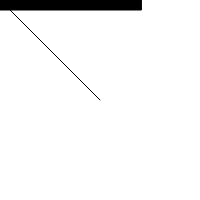
Frame 1 (no input)
Frame 60 (no input): identical to frame 1, image omitted
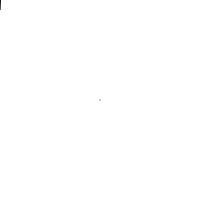
Frame 120 (the mouse pressed at the canvas centre since frame 60)

The p5.js sketch that drew these frames (run headless with seeded random() and noise() and a simulated clock; from frame 60 on, the mouse is pressed at the canvas centre):

// p5.js sketch
// ── sketch.js
function setup() {
  createCanvas(200, 200);
}

function draw() {
  background(255);

  let mouse = createVector(mouseX, mouseY);
  let center = createVector(width / 2, height / 2);
  mouse.sub(center);

  let m = mouse.mag();
  fill(0);
  rect(0, 0, m, 10);

  translate(width / 2, height / 2);
  line(0, 0, mouse.x, mouse.y);
}
